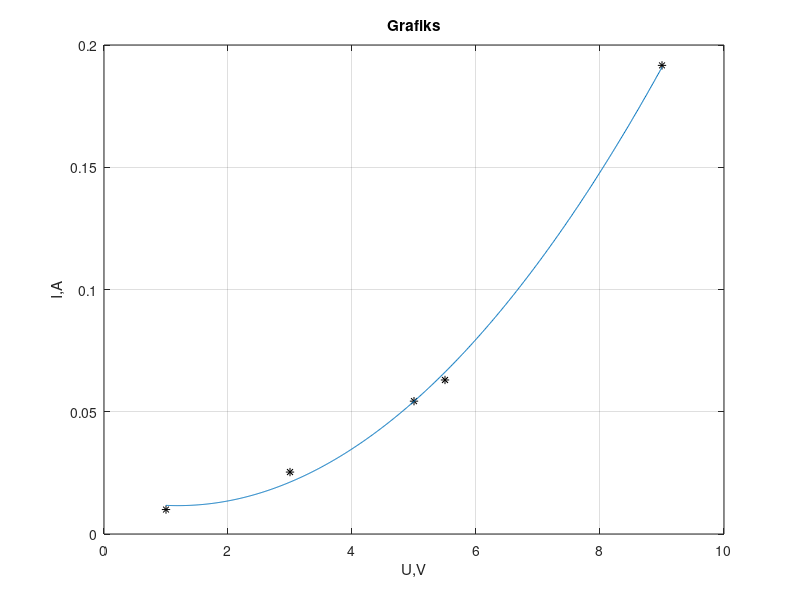

Here is the MATLAB script that generated this plot:
Vm = [1 3 5 5.5 9];
Im = [10 25 55 60 190; 12 26 58 59 199; 8 25 50 70 186]*1e-3;

Imv = mean(Im);

V = min(Vm):0.01:max(Vm);
C = polyfit(Vm,Imv,2);
%I = C(1)*V.^3+C(2)*V.^2+C(3)*V.^1+...
I = polyval(C,V);
plot(Vm,Imv,"k*",V,I)
xlabel("U,V")
ylabel("I,A")
title("Grafiks")
grid on